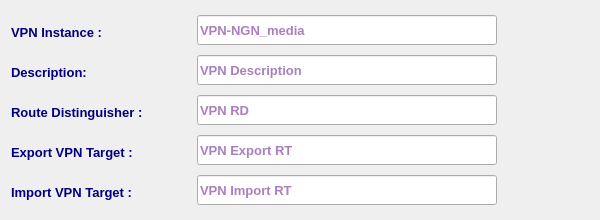
<?xml version="1.0" encoding="UTF-8"?>
<ui version="4.0">
 <class>VpnInstanceWidget</class>
 <widget class="QWidget" name="VpnInstanceWidget">
  <property name="geometry">
   <rect>
    <x>0</x>
    <y>0</y>
    <width>600</width>
    <height>220</height>
   </rect>
  </property>
  <property name="sizePolicy">
   <sizepolicy hsizetype="Preferred" vsizetype="Fixed">
    <horstretch>0</horstretch>
    <verstretch>0</verstretch>
   </sizepolicy>
  </property>
  <property name="minimumSize">
   <size>
    <width>600</width>
    <height>220</height>
   </size>
  </property>
  <property name="maximumSize">
   <size>
    <width>16777215</width>
    <height>220</height>
   </size>
  </property>
  <property name="font">
   <font>
    <family>Tahoma</family>
    <pointsize>10</pointsize>
   </font>
  </property>
  <property name="windowTitle">
   <string>Form</string>
  </property>
  <layout class="QVBoxLayout" name="verticalLayout">
   <item>
    <layout class="QHBoxLayout" name="horizontalLayout_7">
     <item>
      <widget class="QLabel" name="vpnLbl">
       <property name="minimumSize">
        <size>
         <width>180</width>
         <height>30</height>
        </size>
       </property>
       <property name="maximumSize">
        <size>
         <width>180</width>
         <height>25</height>
        </size>
       </property>
       <property name="font">
        <font>
         <family>Tahoma</family>
         <pointsize>10</pointsize>
         <weight>75</weight>
         <bold>true</bold>
        </font>
       </property>
       <property name="styleSheet">
        <string notr="true">color: rgb(0, 0, 127);</string>
       </property>
       <property name="text">
        <string>VPN Instance :</string>
       </property>
      </widget>
     </item>
     <item>
      <widget class="QLineEdit" name="vpnLE">
       <property name="sizePolicy">
        <sizepolicy hsizetype="Expanding" vsizetype="Preferred">
         <horstretch>0</horstretch>
         <verstretch>0</verstretch>
        </sizepolicy>
       </property>
       <property name="minimumSize">
        <size>
         <width>300</width>
         <height>30</height>
        </size>
       </property>
       <property name="maximumSize">
        <size>
         <width>300</width>
         <height>30</height>
        </size>
       </property>
       <property name="font">
        <font>
         <family>Tahoma</family>
         <pointsize>10</pointsize>
         <weight>75</weight>
         <bold>true</bold>
        </font>
       </property>
       <property name="styleSheet">
        <string notr="true">color: rgb(85, 0, 127);</string>
       </property>
       <property name="placeholderText">
        <string>VPN-NGN_media</string>
       </property>
      </widget>
     </item>
     <item>
      <spacer name="horizontalSpacer">
       <property name="orientation">
        <enum>Qt::Horizontal</enum>
       </property>
       <property name="sizeHint" stdset="0">
        <size>
         <width>40</width>
         <height>20</height>
        </size>
       </property>
      </spacer>
     </item>
    </layout>
   </item>
   <item>
    <layout class="QHBoxLayout" name="horizontalLayout_8">
     <item>
      <widget class="QLabel" name="vpnDescLbl">
       <property name="minimumSize">
        <size>
         <width>180</width>
         <height>30</height>
        </size>
       </property>
       <property name="maximumSize">
        <size>
         <width>180</width>
         <height>25</height>
        </size>
       </property>
       <property name="font">
        <font>
         <family>Tahoma</family>
         <pointsize>10</pointsize>
         <weight>75</weight>
         <bold>true</bold>
        </font>
       </property>
       <property name="styleSheet">
        <string notr="true">color: rgb(0, 0, 127);</string>
       </property>
       <property name="text">
        <string>Description: </string>
       </property>
       <property name="alignment">
        <set>Qt::AlignLeading|Qt::AlignLeft|Qt::AlignVCenter</set>
       </property>
      </widget>
     </item>
     <item>
      <widget class="QLineEdit" name="vpnDescLE">
       <property name="sizePolicy">
        <sizepolicy hsizetype="Expanding" vsizetype="Preferred">
         <horstretch>0</horstretch>
         <verstretch>0</verstretch>
        </sizepolicy>
       </property>
       <property name="minimumSize">
        <size>
         <width>300</width>
         <height>30</height>
        </size>
       </property>
       <property name="maximumSize">
        <size>
         <width>300</width>
         <height>30</height>
        </size>
       </property>
       <property name="font">
        <font>
         <family>Tahoma</family>
         <pointsize>10</pointsize>
         <weight>75</weight>
         <bold>true</bold>
        </font>
       </property>
       <property name="styleSheet">
        <string notr="true">color: rgb(85, 0, 127);</string>
       </property>
       <property name="placeholderText">
        <string>VPN Description</string>
       </property>
      </widget>
     </item>
     <item>
      <spacer name="horizontalSpacer_2">
       <property name="orientation">
        <enum>Qt::Horizontal</enum>
       </property>
       <property name="sizeHint" stdset="0">
        <size>
         <width>40</width>
         <height>20</height>
        </size>
       </property>
      </spacer>
     </item>
    </layout>
   </item>
   <item>
    <layout class="QHBoxLayout" name="horizontalLayout_9">
     <item>
      <widget class="QLabel" name="rdLbl">
       <property name="minimumSize">
        <size>
         <width>180</width>
         <height>30</height>
        </size>
       </property>
       <property name="maximumSize">
        <size>
         <width>180</width>
         <height>25</height>
        </size>
       </property>
       <property name="font">
        <font>
         <family>Tahoma</family>
         <pointsize>10</pointsize>
         <weight>75</weight>
         <bold>true</bold>
        </font>
       </property>
       <property name="styleSheet">
        <string notr="true">color: rgb(0, 0, 127);</string>
       </property>
       <property name="text">
        <string>Route Distinguisher :</string>
       </property>
       <property name="alignment">
        <set>Qt::AlignLeading|Qt::AlignLeft|Qt::AlignVCenter</set>
       </property>
      </widget>
     </item>
     <item>
      <widget class="QLineEdit" name="rdLE">
       <property name="sizePolicy">
        <sizepolicy hsizetype="Expanding" vsizetype="Preferred">
         <horstretch>0</horstretch>
         <verstretch>0</verstretch>
        </sizepolicy>
       </property>
       <property name="minimumSize">
        <size>
         <width>300</width>
         <height>30</height>
        </size>
       </property>
       <property name="maximumSize">
        <size>
         <width>300</width>
         <height>30</height>
        </size>
       </property>
       <property name="font">
        <font>
         <family>Tahoma</family>
         <pointsize>10</pointsize>
         <weight>75</weight>
         <bold>true</bold>
        </font>
       </property>
       <property name="styleSheet">
        <string notr="true">color: rgb(85, 0, 127);</string>
       </property>
       <property name="placeholderText">
        <string>VPN RD</string>
       </property>
      </widget>
     </item>
     <item>
      <spacer name="horizontalSpacer_3">
       <property name="orientation">
        <enum>Qt::Horizontal</enum>
       </property>
       <property name="sizeHint" stdset="0">
        <size>
         <width>40</width>
         <height>20</height>
        </size>
       </property>
      </spacer>
     </item>
    </layout>
   </item>
   <item>
    <layout class="QHBoxLayout" name="horizontalLayout_10">
     <item>
      <widget class="QLabel" name="eRtLbl">
       <property name="minimumSize">
        <size>
         <width>180</width>
         <height>30</height>
        </size>
       </property>
       <property name="maximumSize">
        <size>
         <width>180</width>
         <height>25</height>
        </size>
       </property>
       <property name="font">
        <font>
         <family>Tahoma</family>
         <pointsize>10</pointsize>
         <weight>75</weight>
         <bold>true</bold>
        </font>
       </property>
       <property name="styleSheet">
        <string notr="true">color: rgb(0, 0, 127);</string>
       </property>
       <property name="text">
        <string>Export VPN Target :</string>
       </property>
       <property name="alignment">
        <set>Qt::AlignLeading|Qt::AlignLeft|Qt::AlignVCenter</set>
       </property>
      </widget>
     </item>
     <item>
      <widget class="QLineEdit" name="eRtLE">
       <property name="sizePolicy">
        <sizepolicy hsizetype="Expanding" vsizetype="Preferred">
         <horstretch>0</horstretch>
         <verstretch>0</verstretch>
        </sizepolicy>
       </property>
       <property name="minimumSize">
        <size>
         <width>300</width>
         <height>30</height>
        </size>
       </property>
       <property name="maximumSize">
        <size>
         <width>300</width>
         <height>30</height>
        </size>
       </property>
       <property name="font">
        <font>
         <family>Tahoma</family>
         <pointsize>10</pointsize>
         <weight>75</weight>
         <bold>true</bold>
        </font>
       </property>
       <property name="styleSheet">
        <string notr="true">color: rgb(85, 0, 127);</string>
       </property>
       <property name="placeholderText">
        <string>VPN Export RT</string>
       </property>
      </widget>
     </item>
     <item>
      <spacer name="horizontalSpacer_4">
       <property name="orientation">
        <enum>Qt::Horizontal</enum>
       </property>
       <property name="sizeHint" stdset="0">
        <size>
         <width>40</width>
         <height>20</height>
        </size>
       </property>
      </spacer>
     </item>
    </layout>
   </item>
   <item>
    <layout class="QHBoxLayout" name="horizontalLayout_11">
     <item>
      <widget class="QLabel" name="IrtLbl">
       <property name="minimumSize">
        <size>
         <width>180</width>
         <height>30</height>
        </size>
       </property>
       <property name="maximumSize">
        <size>
         <width>180</width>
         <height>25</height>
        </size>
       </property>
       <property name="font">
        <font>
         <family>Tahoma</family>
         <pointsize>10</pointsize>
         <weight>75</weight>
         <bold>true</bold>
        </font>
       </property>
       <property name="styleSheet">
        <string notr="true">color: rgb(0, 0, 127);</string>
       </property>
       <property name="text">
        <string>Import VPN Target :</string>
       </property>
       <property name="alignment">
        <set>Qt::AlignLeading|Qt::AlignLeft|Qt::AlignVCenter</set>
       </property>
      </widget>
     </item>
     <item>
      <widget class="QLineEdit" name="iRtLE">
       <property name="sizePolicy">
        <sizepolicy hsizetype="Expanding" vsizetype="Preferred">
         <horstretch>0</horstretch>
         <verstretch>0</verstretch>
        </sizepolicy>
       </property>
       <property name="minimumSize">
        <size>
         <width>300</width>
         <height>30</height>
        </size>
       </property>
       <property name="maximumSize">
        <size>
         <width>300</width>
         <height>30</height>
        </size>
       </property>
       <property name="font">
        <font>
         <family>Tahoma</family>
         <pointsize>10</pointsize>
         <weight>75</weight>
         <bold>true</bold>
        </font>
       </property>
       <property name="styleSheet">
        <string notr="true">color: rgb(85, 0, 127);</string>
       </property>
       <property name="placeholderText">
        <string>VPN Import RT</string>
       </property>
      </widget>
     </item>
     <item>
      <spacer name="horizontalSpacer_5">
       <property name="orientation">
        <enum>Qt::Horizontal</enum>
       </property>
       <property name="sizeHint" stdset="0">
        <size>
         <width>40</width>
         <height>20</height>
        </size>
       </property>
      </spacer>
     </item>
    </layout>
   </item>
  </layout>
 </widget>
 <resources/>
 <connections/>
</ui>
